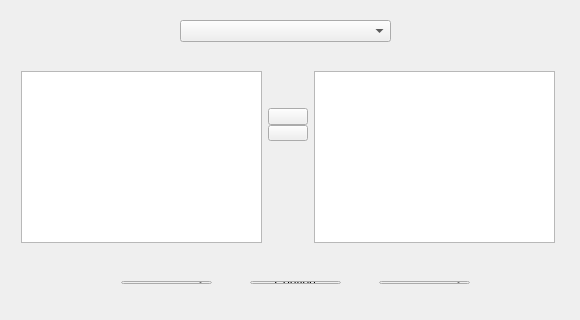
<?xml version="1.0" encoding="UTF-8"?>
<ui version="4.0">
 <class>MainWindow</class>
 <widget class="QMainWindow" name="MainWindow">
  <property name="geometry">
   <rect>
    <x>0</x>
    <y>0</y>
    <width>580</width>
    <height>320</height>
   </rect>
  </property>
  <property name="minimumSize">
   <size>
    <width>580</width>
    <height>320</height>
   </size>
  </property>
  <property name="maximumSize">
   <size>
    <width>580</width>
    <height>320</height>
   </size>
  </property>
  <property name="windowTitle">
   <string>Base converter</string>
  </property>
  <widget class="QWidget" name="centralWidget">
   <widget class="QComboBox" name="ModeSelector">
    <property name="geometry">
     <rect>
      <x>180</x>
      <y>20</y>
      <width>211</width>
      <height>22</height>
     </rect>
    </property>
   </widget>
   <widget class="QWidget" name="layoutWidget">
    <property name="geometry">
     <rect>
      <x>110</x>
      <y>270</y>
      <width>371</width>
      <height>25</height>
     </rect>
    </property>
    <layout class="QHBoxLayout" name="horizontalLayout_2">
     <property name="spacing">
      <number>38</number>
     </property>
     <item>
      <widget class="QComboBox" name="BaseChooser_1"/>
     </item>
     <item>
      <widget class="QPushButton" name="GoButton">
       <property name="text">
        <string>Convert</string>
       </property>
      </widget>
     </item>
     <item>
      <widget class="QComboBox" name="BaseChooser_2"/>
     </item>
    </layout>
   </widget>
   <widget class="QWidget" name="">
    <property name="geometry">
     <rect>
      <x>10</x>
      <y>60</y>
      <width>556</width>
      <height>194</height>
     </rect>
    </property>
    <layout class="QHBoxLayout" name="horizontalLayout">
     <item>
      <widget class="QTextEdit" name="InputTextField">
       <property name="sizePolicy">
        <sizepolicy hsizetype="Fixed" vsizetype="Fixed">
         <horstretch>0</horstretch>
         <verstretch>0</verstretch>
        </sizepolicy>
       </property>
      </widget>
     </item>
     <item>
      <layout class="QVBoxLayout" name="verticalLayout">
       <property name="spacing">
        <number>0</number>
       </property>
       <property name="sizeConstraint">
        <enum>QLayout::SetDefaultConstraint</enum>
       </property>
       <property name="topMargin">
        <number>37</number>
       </property>
       <property name="bottomMargin">
        <number>102</number>
       </property>
       <item>
        <widget class="QPushButton" name="ClearButton">
         <property name="text">
          <string/>
         </property>
         <property name="icon">
          <iconset>
           <normalon>:/icon/delete.png</normalon>
          </iconset>
         </property>
        </widget>
       </item>
       <item>
        <widget class="QPushButton" name="SwapButton">
         <property name="text">
          <string/>
         </property>
         <property name="icon">
          <iconset>
           <normalon>:/icon/swap_icon.png</normalon>
          </iconset>
         </property>
         <property name="iconSize">
          <size>
           <width>16</width>
           <height>12</height>
          </size>
         </property>
        </widget>
       </item>
      </layout>
     </item>
     <item>
      <widget class="QTextEdit" name="OutputTextField">
       <property name="enabled">
        <bool>true</bool>
       </property>
       <property name="sizePolicy">
        <sizepolicy hsizetype="Fixed" vsizetype="Fixed">
         <horstretch>0</horstretch>
         <verstretch>0</verstretch>
        </sizepolicy>
       </property>
       <property name="readOnly">
        <bool>true</bool>
       </property>
      </widget>
     </item>
    </layout>
   </widget>
  </widget>
 </widget>
 <layoutdefault spacing="6" margin="11"/>
 <resources/>
 <connections/>
</ui>
